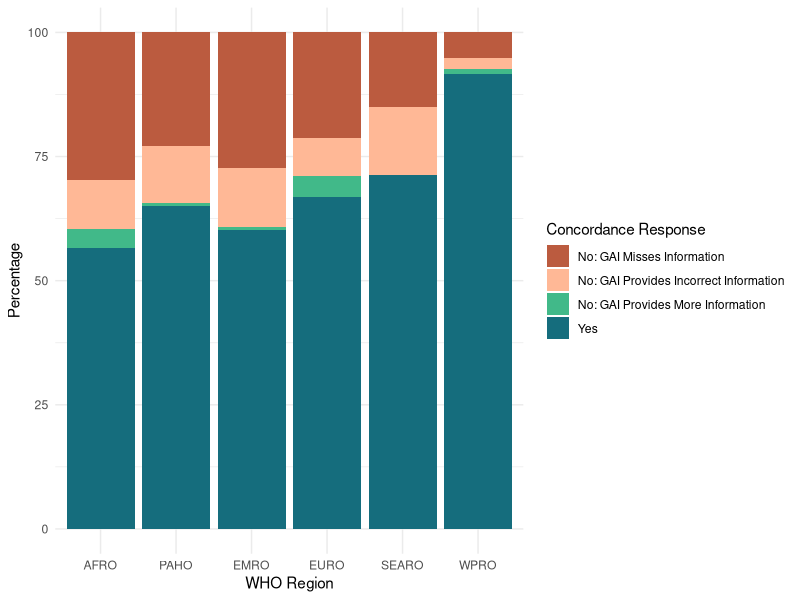
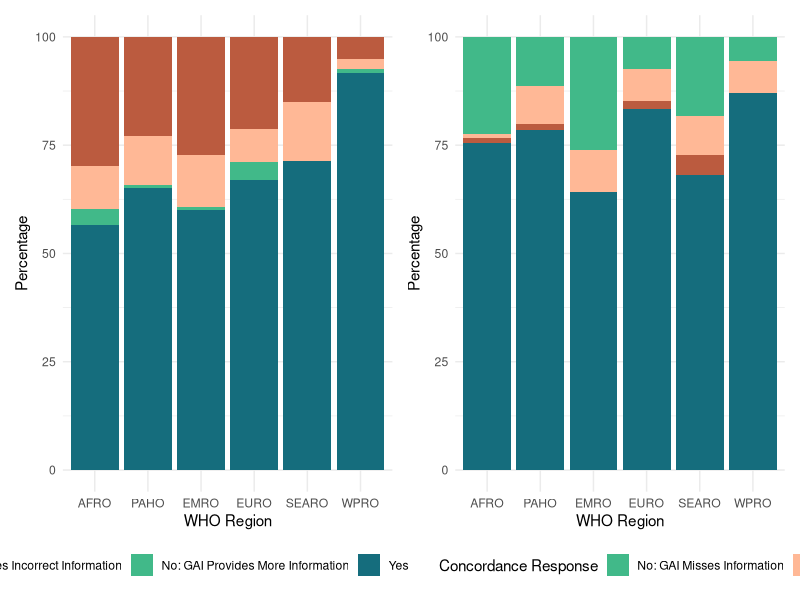

These figures' R source, in order:
#Q+I Bar
library(readr)
library(tidyverse)
library(dplyr)
library(ggplot2)
library(patchwork)

#load data
QI.data <- read.csv("QIDataClean.csv")

QI.data <- QI.data %>%
  filter(!is.na(WHO_Region)) 

# List of English-speaking countries
english_countries <- c(
  "Antigua and Barbuda", "Australia", "Bahamas", "Barbados", "Belize",
  "Bhutan", "Botswana", "Brunei Darussalam", "Cameroon", "Canada",
  "Chinese Taipei (Taiwan; Republic of China; ROC)", "Cook Islands", "Dominica",
  "Eswatini (Swaziland)", "Fiji", "Gambia (Republic of The)", "Ghana", "Grenada",
  "Guyana", "India", "Ireland", "Jamaica", "Kenya", "Kiribati", "Lesotho",
  "Liberia", "Malawi", "Malaysia", "Malta", "Marshall Islands", "Mauritius",
  "Micronesia (Federated States of Micronesia)", "Namibia", "Nauru", "Nepal",
  "New Zealand", "Nigeria", "Niue", "Pakistan", "Palau", "Papua New Guinea",
  "Philippines", "Saint Kitts and Nevis (St Kitts and Nevis)", "Saint Lucia (St Lucia)",
  "Saint Vincent and the Grenadines (St Vincent and the Grenadines)", "Samoa",
  "Seychelles", "Sierra Leone", "Singapore", "Solomon Islands", "South Africa",
  "Sri Lanka", "Tonga", "Trinidad and Tobago", "Tuvalu", "Uganda",
  "United Kingdom of Great Britain and Northern Ireland (UK)", "United Republic of Tanzania",
  "United States of America (USA)", "Vanuatu", "Zambia", "Zimbabwe"
)

# Add the 'English' column to QIData
QI.data <- QI.data %>%
  mutate(English = ifelse(Country %in% english_countries, "YES", "NO"))

gross.percentage.yes <- mean(QI.data$Concordance == "Yes") * 100
print(gross.percentage.yes)

qi.filtered.percentage.by.region <- QI.data %>%
  group_by(WHO_Region) %>%
  summarize(percentage_yes = mean(Match == "Yes") * 100)


english_countries_yes <- QI.data %>%
  filter(English == "YES")

english_countries_no <- QI.data %>%
  filter(English == "NO")

# Calculate the percentage of English-speaking countries with Concordance
percentage_english_concordance_yes <- mean(english_countries_yes$Concordance %in% c("Yes", "No - Provides More Info")) * 100
print(percentage_english_concordance_yes)

# Calculate the percentage of non-English-speaking countries with Concordance 
percentage_english_concordance_no <- mean(english_countries_no$Concordance %in% c("Yes", "No - Provides More Info")) * 100
print(percentage_english_concordance_no)

percentage.by.region <- QI.data %>%
  group_by(WHO_Region) %>%
  summarize(percentage_yes = mean(Concordance == "Yes") * 100)

data_for_rory <- QI.data %>%
  group_by(Concordance) %>%
  summarize(count = n()) %>%
  mutate(percentage = count / sum(count) * 100) %>%
  ungroup()


data_for_plot <- QI.data %>%
  group_by(WHO_Region, Concordance) %>%
  summarize(count = n()) %>%
  mutate(percentage = count / sum(count) * 100) %>%
  ungroup()



QIBar <- ggplot(data_for_plot, aes(x = WHO_Region, y = percentage, fill = Concordance)) +
  geom_bar(stat = "identity", position = "stack") +
  scale_fill_manual(values =c("#bb5b3f", "#ffb896", "#41b989", "#156d7d")) +
  scale_x_discrete(labels = function(x) ifelse(x == "AMRO", "PAHO", x)) +
  labs(
    x = "WHO Region",
    y = "Percentage",
    fill = "Concordance Response"
  ) +
  theme_minimal()

print(QIBar)

#Vaxx Bar - topline
ai.data <- read.csv("AIDataClean.csv")

ai.data <- ai.data %>%
  filter(!is.na(WHO_Region))

gross.percentage.yes <- mean(ai.data$Match == "Yes") * 100

percentage.by.region <- ai.data %>%
  group_by(WHO_Region) %>%
  summarize(percentage_yes = mean(Match == "Yes") * 100)

data_4_plot <- ai.data %>%
  group_by(WHO_Region, Match) %>%
  summarize(count = n()) %>%
  mutate(percentage = count / sum(count) * 100) %>%
  ungroup()

VaxxBar <- ggplot(data_4_plot, aes(x = WHO_Region, y = percentage, fill = Match)) +
  geom_bar(stat = "identity", position = "stack") +
  scale_fill_manual(values =c("#41b989", "#ffb896", "#bb5b3f", "#156d7d")) +
  scale_x_discrete(labels = function(x) ifelse(x == "AMRO", "PAHO", x)) +
  labs(
     x = "WHO Region",
     y = "Percentage",
     fill = "Concordance Response"
  ) +
  theme_minimal()

combined_plot <- (QIBar + VaxxBar) + 
  plot_layout(guides = "collect") & 
  theme(legend.position = "bottom")  # Optional: move the combined legend to the bottom

combined_plot <- combined_plot + 
  labs(x = "WHO Region", y = "Percentage")

# Display the combined plot with a shared legend
print(combined_plot)

